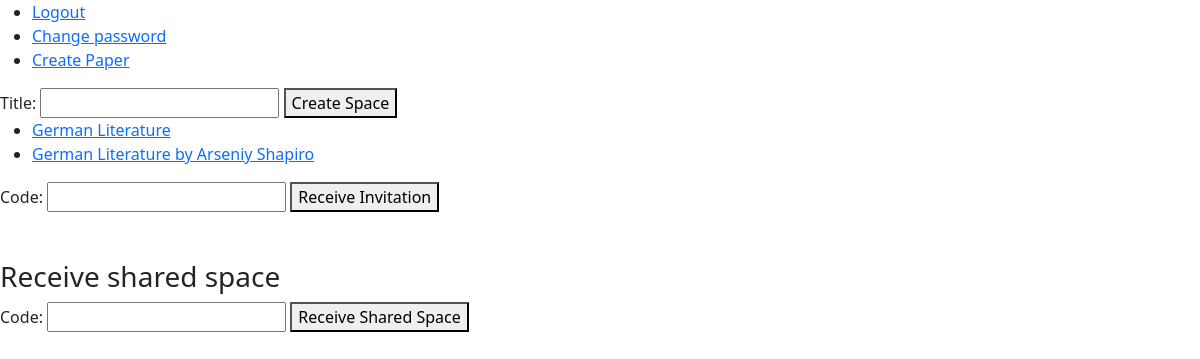
Before: /index (signed in) with the older database file.
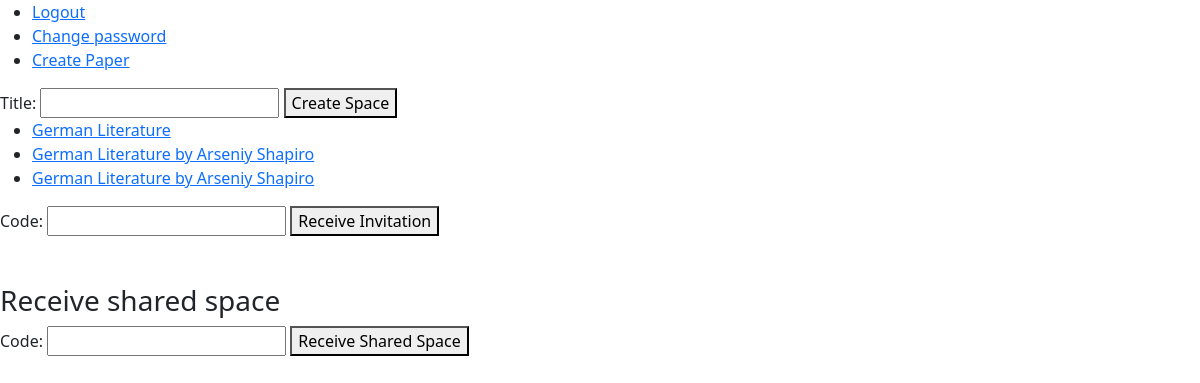
After: the same page with the newer database file.
### work_space/models.py (models this page shows, shortened)
class WorkSpace(models.Model):
    owner = models.ForeignKey(User, on_delete=models.CASCADE)
    guests = models.ManyToManyField(User, blank=True, related_name="guests")
    title = models.CharField(max_length=50)
    citation_style = models.CharField(max_length=10, default="APA & MLA")
    is_archived = models.BooleanField(default=False)
    def __str__(self):
        return self.title

### work_space/views.py (the view)
# urls.py: path("index", views.index, name="index"),
@login_required(redirect_field_name=None)
def index(request):
    return render(request, "work_space/index.html", {"form": NewWorkSpaceForm(),
                                                     "spaces": WorkSpace.objects.all(),
                                                     "invitation_form": ReceiveCodeForm(),
                                                     "shared_space_form": ReceiveCodeForm()})

### work_space/forms.py (shortened to what this page needs)
class NewWorkSpaceForm(forms.Form):
    title = forms.CharField(max_length=50)

class ReceiveCodeForm(forms.Form):
    code = forms.CharField(max_length=15)

### work_space/templates/work_space/index.html (shortened to what this page needs)
{% extends "layout.html" %}
{% load static %}
{% block body %}
    <form action="{% url 'work_space:create_space' %}" method="post">
        {{ form }}
        <button id="change_password_button" type="submit">Create Space</button>
    </form>
    <ul>
        {% for space in spaces %}
        <li>
            <a href="{% url 'work_space:space' space.pk %}">{{ space }}</a>
        </li>
        {% endfor %}
    </ul>
    <form action="{% url 'work_space:receive_invitation' %}" method="post">
        {{ invitation_form }}
        <button type="submit">Receive Invitation</button>
    </form><br><br>
    <h3>Receive shared space</h3>
    <form action="{% url 'work_space:receive_shared_space' %}" method="post">
        {{ shared_space_form }}
        <button type="submit">Receive Shared Space</button>
    </form>
{% endblock %}

Changed rows visible on the page:
added WorkSpace: title "German Literature by Arseniy Shapiro"
